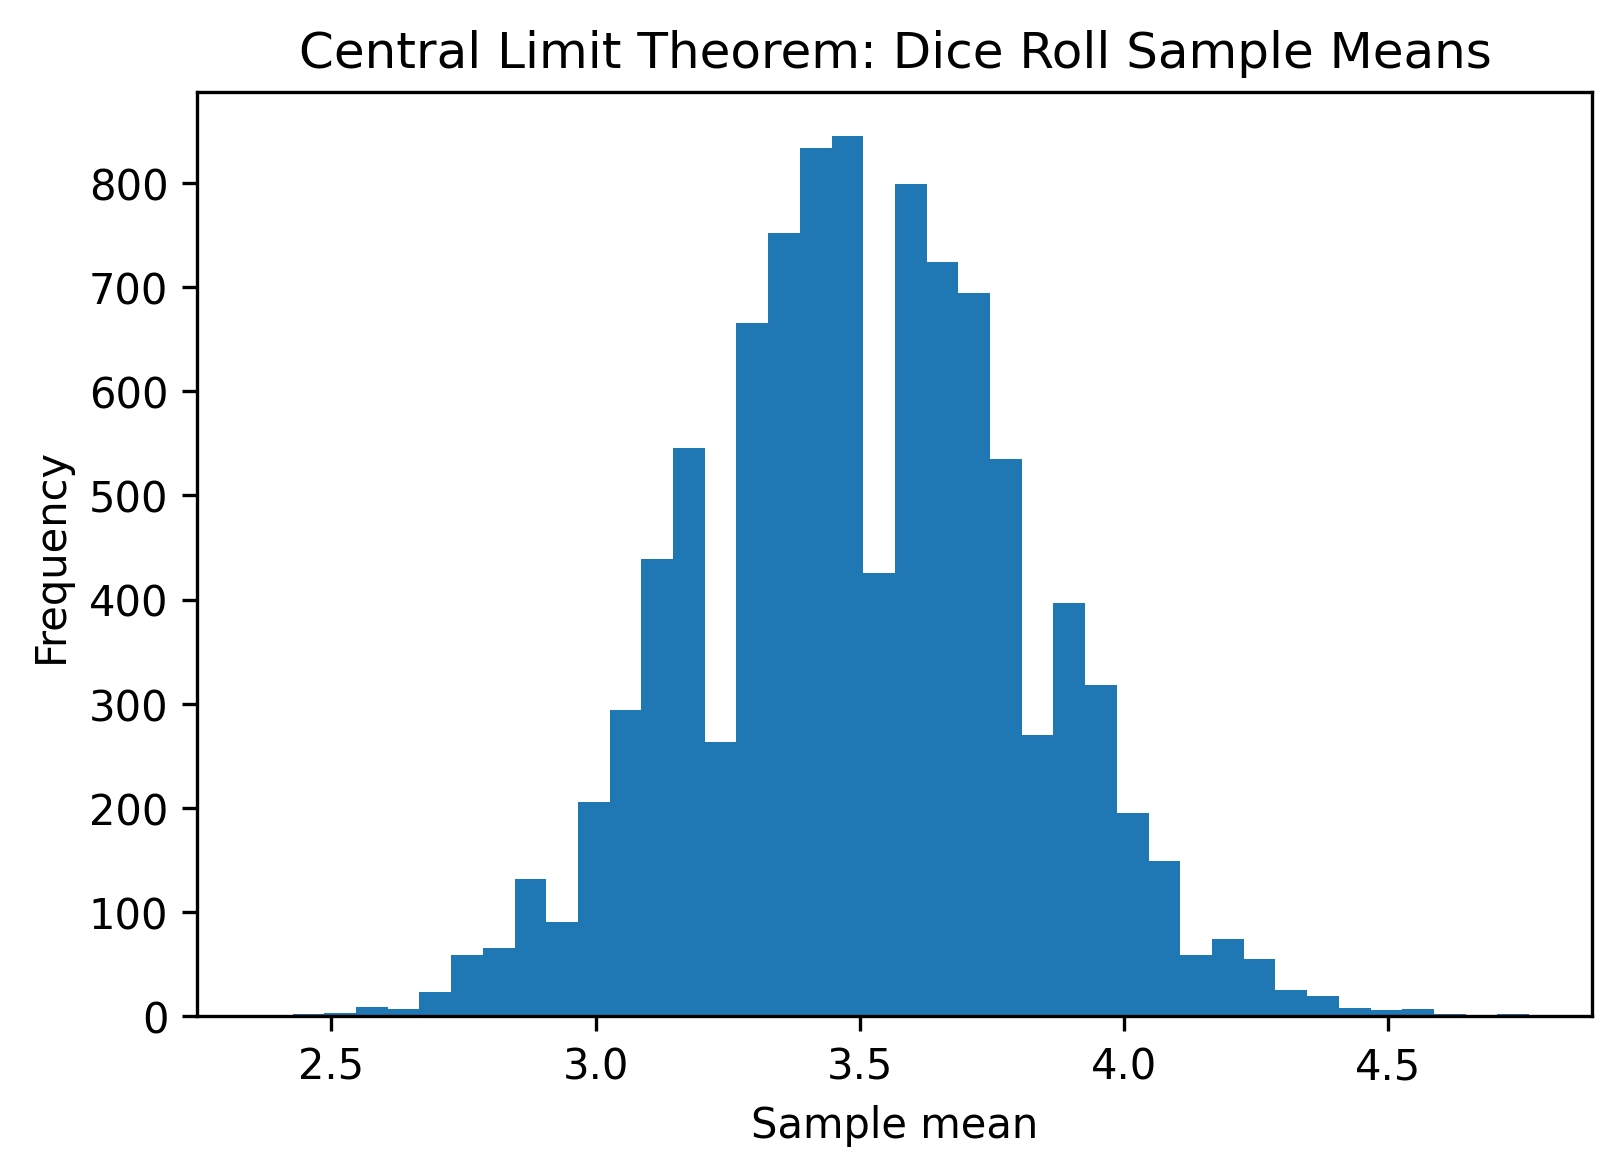

Recreate this plot in Python.
import numpy as np
import matplotlib.pyplot as plt

num_samples = 10000
sample_size = 30

samples = np.random.randint(1, 7, size=(num_samples, sample_size))
sample_means = samples.mean(axis=1)

plt.hist(sample_means, bins=40)

plt.title("Central Limit Theorem: Dice Roll Sample Means")
plt.xlabel("Sample mean")
plt.ylabel("Frequency")

plt.show()
